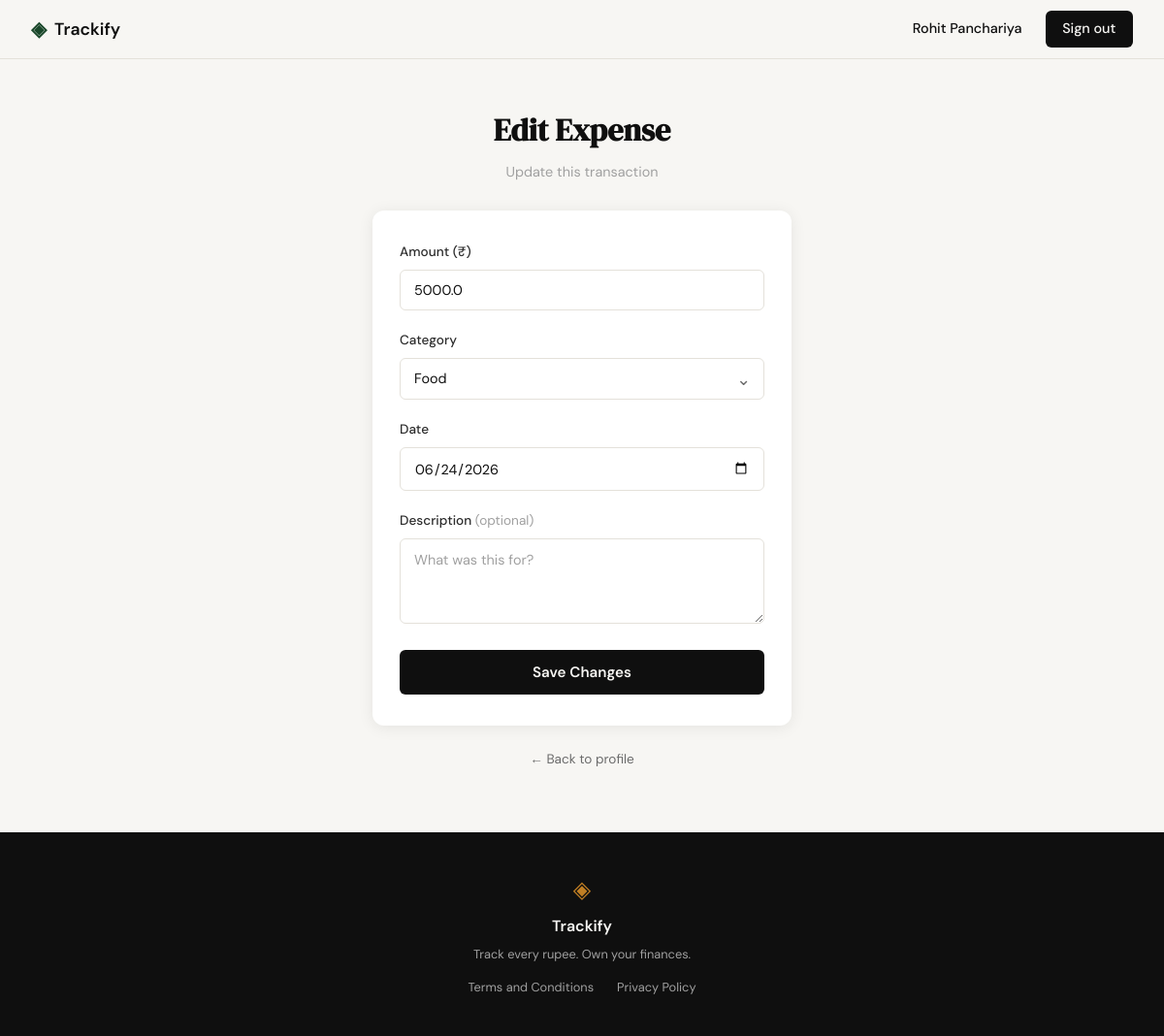
Page /expenses/35/edit (signed in) on the earlier database version.
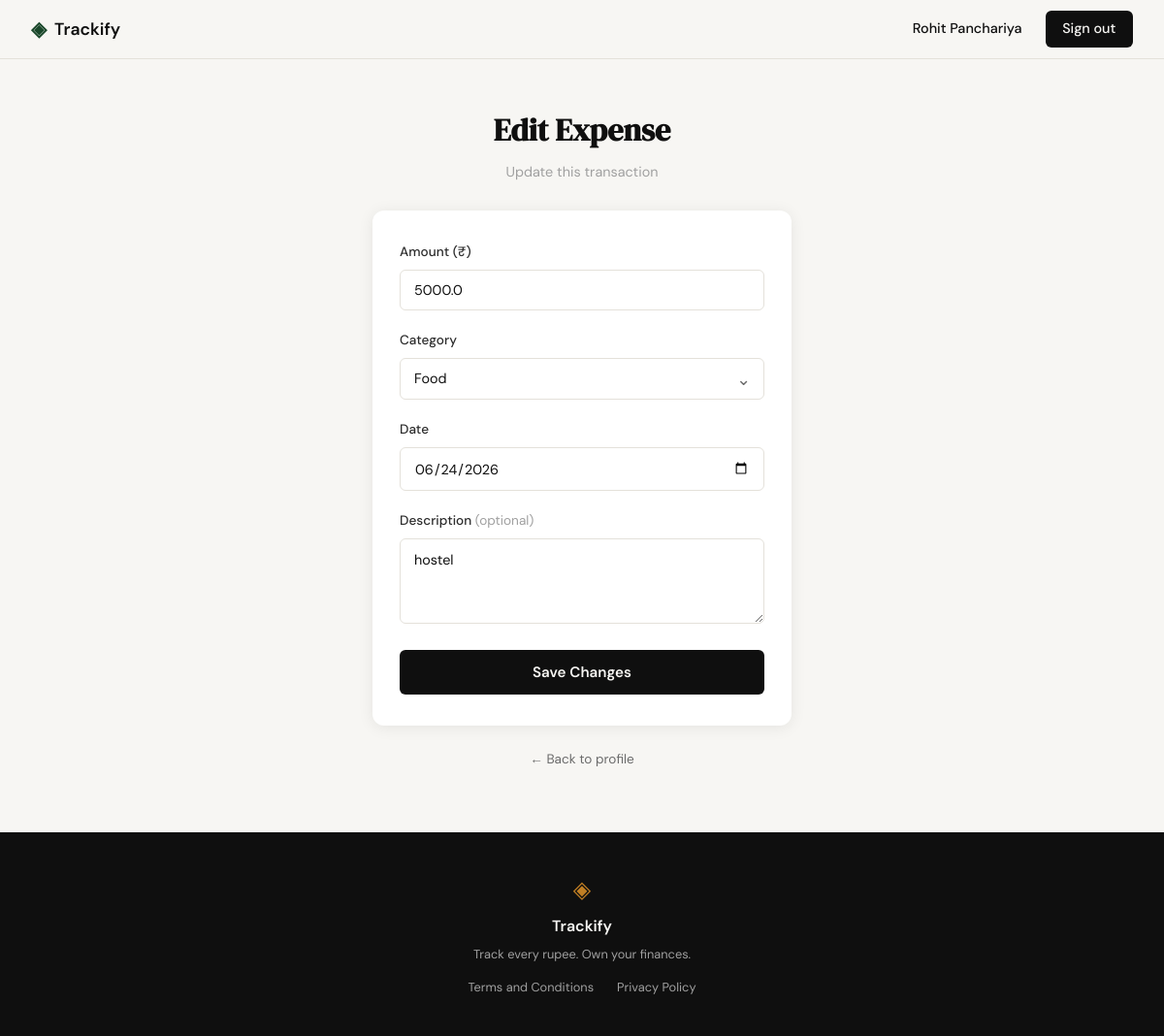
Same page on the later database version.
### tables this page shows
CREATE TABLE expenses (
            id          INTEGER PRIMARY KEY AUTOINCREMENT,
            user_id     INTEGER NOT NULL REFERENCES users(id) ON DELETE CASCADE,
            amount      REAL    NOT NULL,
            category    TEXT    NOT NULL,
            date        TEXT    NOT NULL,
            description TEXT,
            created_at  TEXT    DEFAULT (datetime('now'))
        );

### app.py (the view, shortened to what this page needs)
@app.route("/expenses/<int:id>/edit", methods=["GET", "POST"])
@login_required
def edit_expense(id):
    expense = get_expense_by_id(id, session["user_id"])
    if expense is None:
        abort(404)
    if request.method == "GET":
        return render_template("edit_expense.html", expense=expense, categories=VALID_CATEGORIES)

### app.py (called while the page is built)
def login_required(f):
    @functools.wraps(f)
    def decorated(*args, **kwargs):
        if not session.get('user_id'):
            flash("Please sign in to continue.")
            return redirect(url_for('login'))
        return f(*args, **kwargs)
    return decorated

### database/db.py (called while the page is built)
def get_db():
    conn = sqlite3.connect(DB_PATH)
    conn.row_factory = sqlite3.Row
    conn.execute("PRAGMA foreign_keys = ON")
    return conn

### database/queries.py (called while the page is built)
def get_expense_by_id(expense_id, user_id):
    conn = get_db()
    try:
        row = conn.execute(
            "SELECT id, amount, category, date, description FROM expenses "
            "WHERE id = ? AND user_id = ?",
            (expense_id, user_id),
        ).fetchone()
        if row is None:
            return None
        return {
            "id": row["id"],
            "amount": row["amount"],
            "category": row["category"],
            "date": row["date"],
            "description": row["description"],
        }
    finally:
        conn.close()

### templates/edit_expense.html (shortened to what this page needs)
{% extends "base.html" %}
{% block head %}
  <link rel="stylesheet" href="{{ url_for('static', filename='css/style.css') }}">
{% endblock %}
{% block content %}
<div class="add-expense-page">
  <div class="add-expense-header">
    <h1 class="add-expense-title">Edit Expense</h1>
    <p class="add-expense-subtitle">Update this transaction</p>
  </div>
  <div class="add-expense-card">
    <form method="POST" action="{{ url_for('edit_expense', id=expense.id) }}">
      <div class="ae-field">
        <label class="ae-label" for="amount">Amount (₹)</label>
        <input
          type="number"
          id="amount"
          name="amount"
          class="ae-input"
          step="0.01"
          min="0.01"
          value="{{ expense.amount }}"
          required
        >
      </div>
      <div class="ae-field">
        <label class="ae-label" for="category">Category</label>
        <div class="ae-select-wrap">
          <select id="category" name="category" class="ae-input ae-select" required>
            {% for cat in categories %}
            <option value="{{ cat }}" {% if expense.category == cat %}selected{% endif %}>{{ cat }}</option>
            {% endfor %}
          </select>
          <span class="ae-select-arrow">&#8964;</span>
        </div>
      </div>
      <div class="ae-field">
        <label class="ae-label" for="date">Date</label>
        <input
          type="date"
          id="date"
          name="date"
          class="ae-input"
          value="{{ expense.date }}"
          required
        >
      </div>
      <div class="ae-field">
        <label class="ae-label" for="description">Description <span class="ae-optional">(optional)</span></label>
        <textarea
          id="description"
          name="description"
          class="ae-input ae-textarea"
          placeholder="What was this for?"
        >{{ expense.description or '' }}</textarea>
      </div>
      <button type="submit" class="ae-submit">Save Changes</button>
    </form>
  </div>
  <a href="{{ url_for('profile') }}" class="ae-back-link">&#8592; Back to profile</a>
</div>
{% endblock %}

Differences in the rows shown:
changed expenses "Food": description (not shown) → "hostel"
